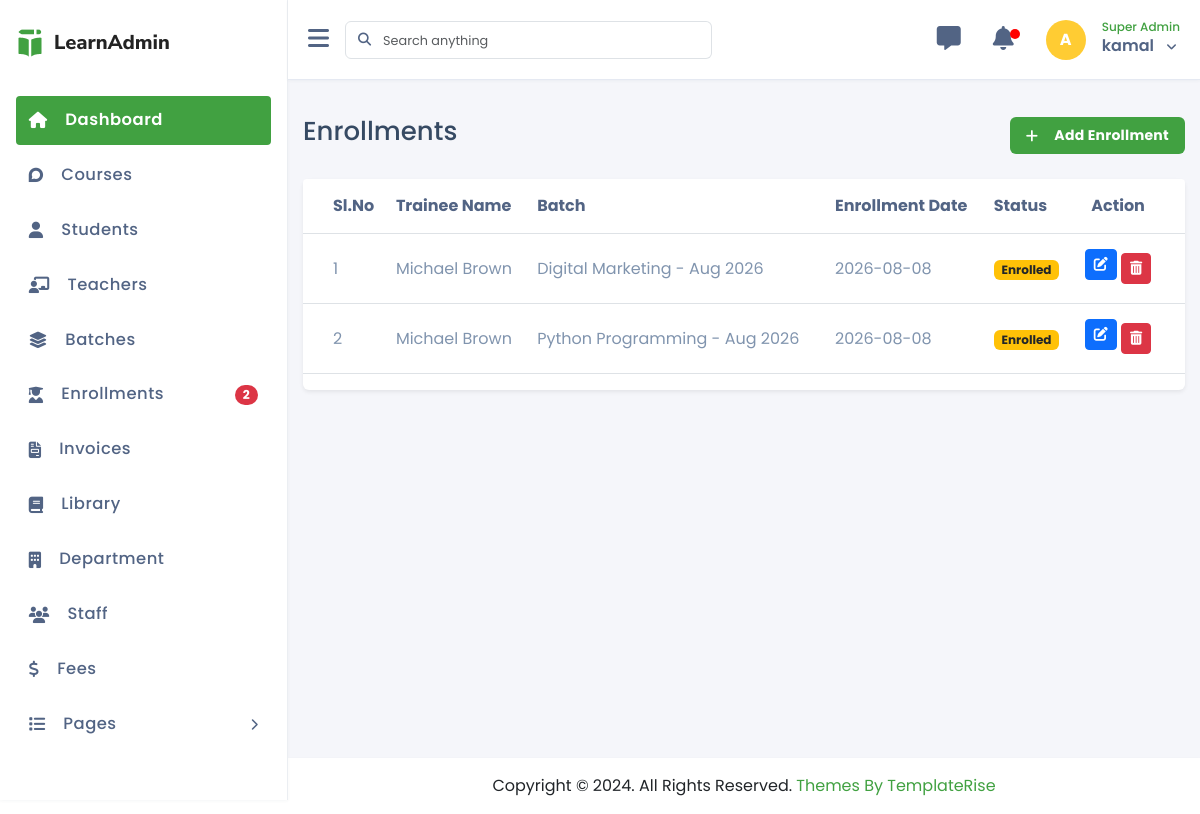
The app's page /enrollments/list.php (signed in), older data.
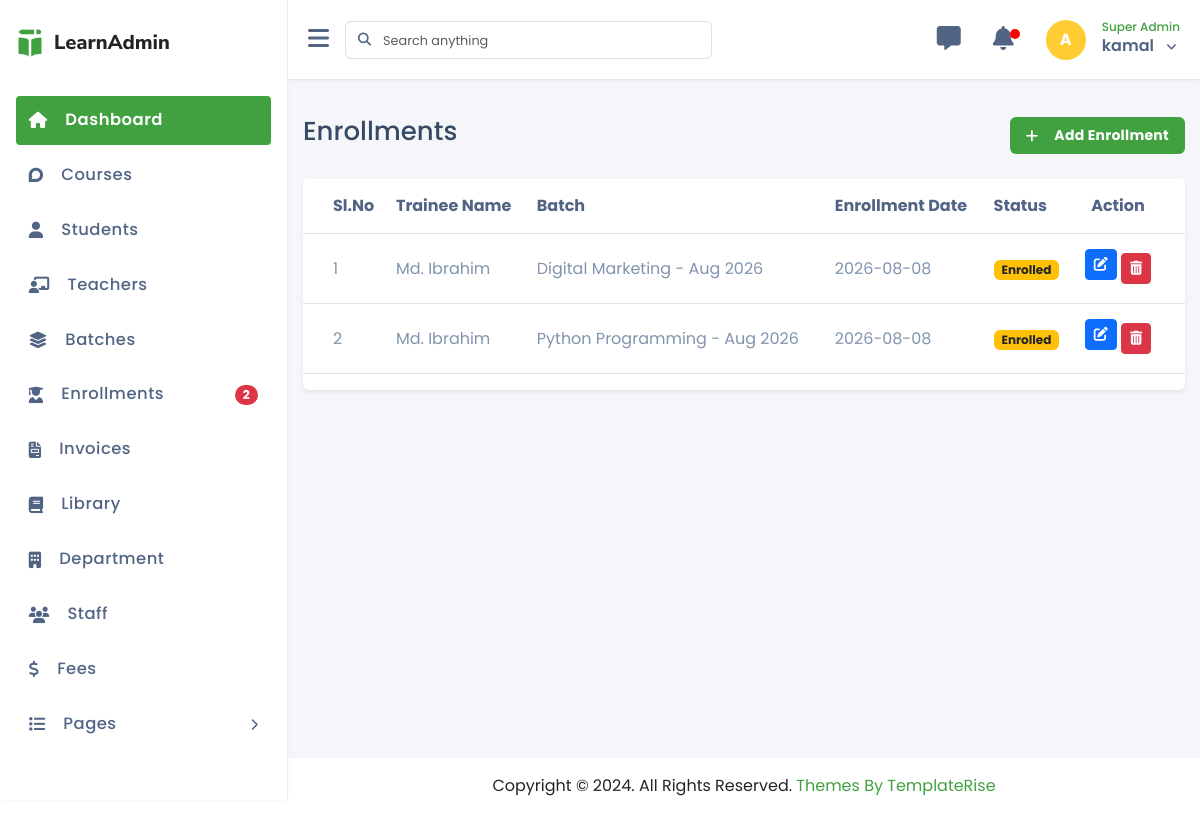
The same page, newer data.
### tables this page shows
CREATE TABLE `enrollments` (
  `id` int(11) NOT NULL,
  `trainee_id` int(10) NOT NULL,
  `batch_id` int(10) NOT NULL,
  `invoice_id` int(10) DEFAULT NULL,
  `course_id` int(10) NOT NULL,
  `enrollment_date` date NOT NULL,
  `status` int(11) NOT NULL DEFAULT 0 COMMENT '0 = Enrolled, 1 = Completed, 2 = Dropped',
  `created_at` timestamp NOT NULL DEFAULT current_timestamp(),
  `updated_at` timestamp NOT NULL DEFAULT current_timestamp() ON UPDATE current_timestamp(),
  `created_by` int(11) DEFAULT NULL,
  `updated_by` int(11) DEFAULT NULL,
  `deleted_at` timestamp NULL DEFAULT NULL
);

CREATE TABLE `trainees` (
  `id` int(11) NOT NULL,
  `gender` tinyint(4) NOT NULL COMMENT '1 = Male, 2 = Female, 3 = Other',
  `dob` date DEFAULT NULL,
  `address` text DEFAULT NULL,
  `education` varchar(100) DEFAULT NULL,
  `registration_date` date DEFAULT NULL,
  `full_name` varchar(100) NOT NULL,
  `email` varchar(100) NOT NULL,
  `phone` varchar(20) DEFAULT NULL,
  `password` varchar(255) NOT NULL,
  `image` varchar(255) DEFAULT NULL,
  `status` int(11) DEFAULT 1,
  `created_at` timestamp NULL DEFAULT current_timestamp(),
  `updated_at` timestamp NULL DEFAULT NULL,
  `deleted_at` datetime DEFAULT NULL,
  `created_by` int(11) DEFAULT NULL,
  `updated_by` int(11) DEFAULT NULL
);

CREATE TABLE `batches` (
  `id` int(10) NOT NULL,
  `course_id` int(10) NOT NULL,
  `trainer_id` int(10) NOT NULL,
  `Start_date` date NOT NULL,
  `End_date` date NOT NULL,
  `Price` decimal(10,2) NOT NULL DEFAULT 0.00,
  `Discount` decimal(10,2) NOT NULL DEFAULT 0.00,
  `Discount_type` tinyint(4) NOT NULL DEFAULT 1 COMMENT '1= Fixed,2 = Percentage',
  `start_time` time NOT NULL,
  `end_time` time NOT NULL,
  `room` varchar(50) DEFAULT NULL,
  `created_at` timestamp NOT NULL DEFAULT current_timestamp(),
  `updated_at` timestamp NOT NULL DEFAULT current_timestamp() ON UPDATE current_timestamp(),
  `created_by` int(10) UNSIGNED DEFAULT NULL,
  `updated_by` int(10) UNSIGNED DEFAULT NULL,
  `deleted_at` timestamp NULL DEFAULT NULL,
  `batch_name` varchar(100) NOT NULL,
  `total_seats` int(11) NOT NULL DEFAULT 0,
  `status` tinyint(4) NOT NULL DEFAULT 0 COMMENT '0 = Upcoming, 1 = Running, 2 = Completed'
);

### crud/crud_class.php (called while the page is built, shortened)
<?php
class crud_class{
    private $host = "localhost";
    private $username = "root";
    private $password = "";
    private $database = "technova_training_institute";
    public $conn;
    public function __construct(){
        $this->conn = new mysqli($this->host, $this->username, $this->password, $this->database);
    }
    public function common_query($sql,$limit = "",$offset = ""){
        $result=[
            "status"=>false,
            "data"=>[],
            "message"=>""
        ];
        $rs = $this->conn->query($sql);
        if($rs->num_rows > 0){
            $result["status"] = true;
            $result["message"] = "Records found";
            while($row = $rs->fetch_object()){
                $result["data"][] = $row;
            }
            return $result;
        } else {
            $result["message"] = "No records found";
            return $result;
        }
    }
    function getMainTable($sql)
    {
        $level = 0;
        $length = strlen($sql);
        for ($i = 0; $i < $length; $i++) {
            if ($sql[$i] == '(') {
                $level++;
            } elseif ($sql[$i] == ')') {
                $level--;
            }
            if ($level == 0 && strtoupper(substr($sql, $i, 5)) == 'FROM ') {
                $rest = trim(substr($sql, $i + 5));
                if (preg_match('/^`?([a-zA-Z0-9_]+)`?/i', $rest, $matches)) {
                    return $matches[1];
                }
            }
        }
        return "";
    }
}

### component/connection.php (called while the page is built, shortened)
<?php
    $base_url = "http://localhost/technova_training_institute/";
    require_once  ($_SERVER['DOCUMENT_ROOT'] . "/technova_training_institute/crud/crud_class.php");
    $crud = new crud_class();
?>

### enrollments/list.php (the view, shortened to what the rows shown need)
<?php require_once "../component/header.php"; ?>
<?php require_once "../component/sidebar.php"; ?>
<div class="main-content">
    <div class="mt-4">
        <div class="card shadow-sm border-0">
            <div class="card-body p-0">
                <div class="table-responsive table-rounded-top">
                    <table class="table align-middle">
                        <thead>
                            <tr>
                                <th>Sl.No</th>
                                <th>Trainee Name</th>
                                <th>Batch</th>
                                <th>Enrollment Date</th>
                                <th>Status</th>
                                <th class="text-center">Action</th>
                            </tr>
                        </thead>
                        <tbody>
                            <?php
                            $sql = "SELECT enrollments.*, trainees.full_name as trainee_name, batches.batch_name
                                    FROM enrollments
                                    JOIN trainees ON enrollments.trainee_id = trainees.id
                                    JOIN batches ON enrollments.batch_id = batches.id
                                    WHERE enrollments.deleted_at IS NULL";
                            $result = $crud->common_query($sql);
                            if ($result['status']) {
                                $i = 1;
                                foreach ($result['data'] as $enroll) {
                            ?>
                            <tr>
                                <td><?= $i++; ?></td>
                                <td><?= $enroll->trainee_name ?></td>
                                <td><?= $enroll->batch_name ?></td>
                                <td><?= $enroll->enrollment_date ?></td>
                                <td>
                                    <?php
                                    if ($enroll->status == 0) { echo '<span class="badge bg-warning text-dark">Enrolled</span>'; }
                                    elseif ($enroll->status == 1) { echo '<span class="badge bg-success">Completed</span>'; }
                                    elseif ($enroll->status == 2) { echo '<span class="badge bg-danger">Dropped</span>'; }
                                    ?>
                                </td>
                                <td class="text-center">
                                    <a href="<?= $base_url; ?>enrollments/edit.php?id=<?= $enroll->id ?>" class="btn btn-sm btn-primary mb-2"><i class="fa-regular fa-pen-to-square"></i></a>
                                    <a href="<?= $base_url; ?>enrollments/delete.php?id=<?= $enroll->id ?>" class="btn btn-sm btn-danger" onclick="return confirm('Are you sure?')"><i class="fa-solid fa-trash-can"></i></a>
                                </td>
                            </tr>
                            <?php
                                }
                            } else {
                                echo "<tr><td colspan='6'>No enrollments found</td></tr>";
                            }
                            ?>
                        </tbody>
                    </table>
                </div>
            </div>
        </div>
    </div>
</div>
<?php require_once "../component/footer.php" ?>

Row changes from the older to the newer data that the page shows:
removed enrollments: trainee.full_name "Michael Brown", batch.batch_name "Digital Marketing - Aug 2026", enrollment_date "2026-08-08", status "Enrolled"
removed enrollments: trainee.full_name "Michael Brown", batch.batch_name "Python Programming - Aug 2026", enrollment_date "2026-08-08", status "Enrolled"
added enrollments: trainee.full_name "Md. Ibrahim", batch.batch_name "Digital Marketing - Aug 2026", enrollment_date "2026-08-08", status "Enrolled"
added enrollments: trainee.full_name "Md. Ibrahim", batch.batch_name "Python Programming - Aug 2026", enrollment_date "2026-08-08", status "Enrolled"
